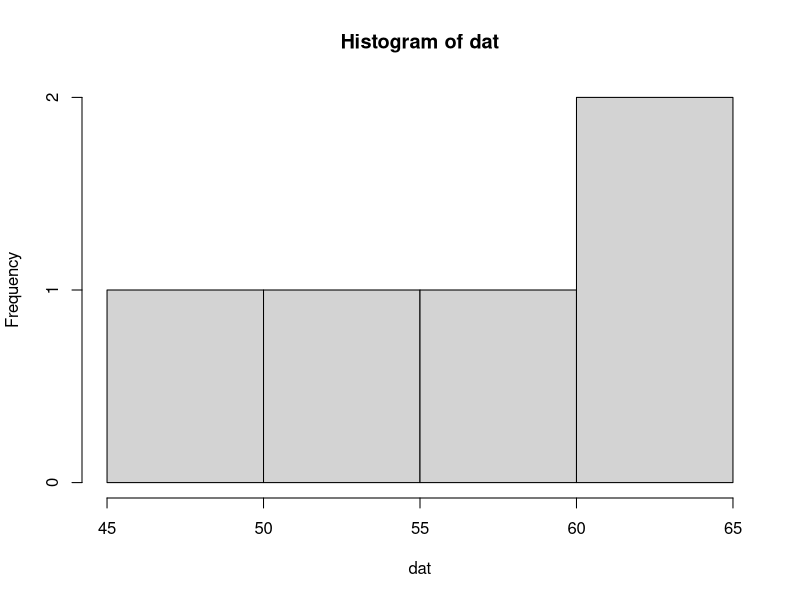
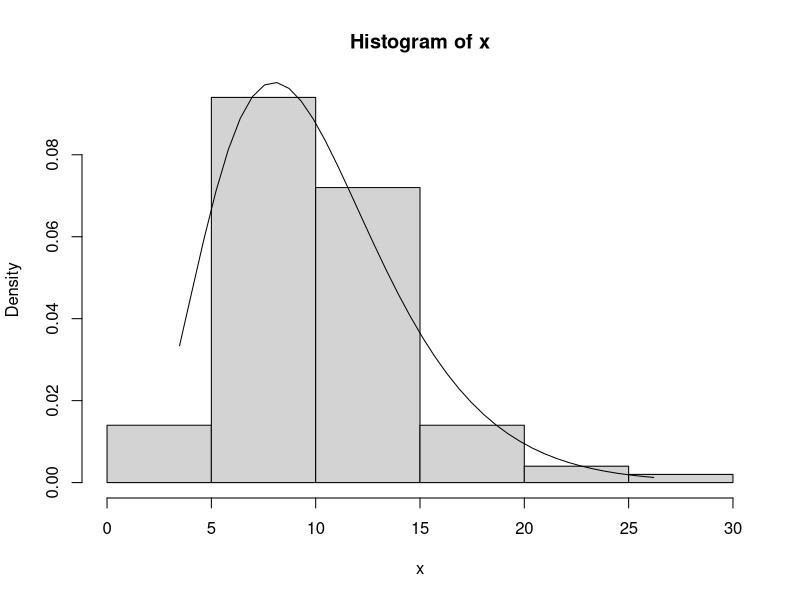
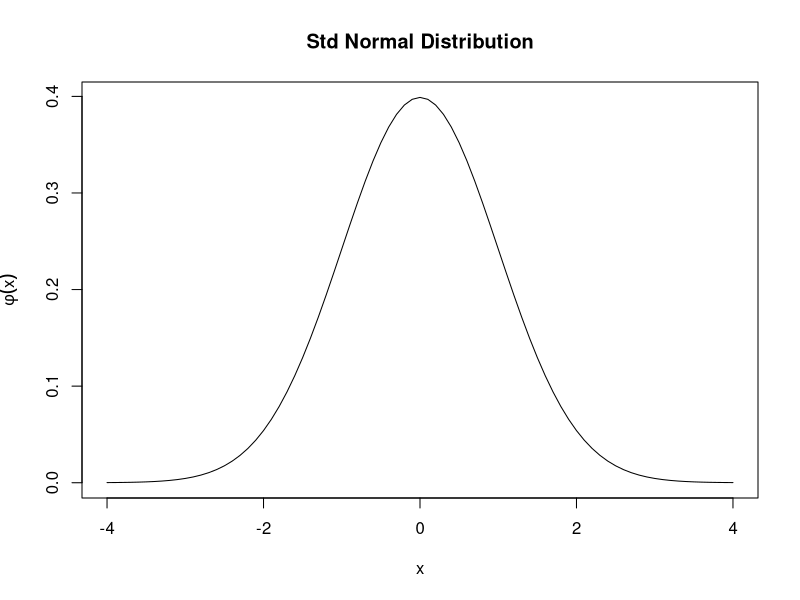
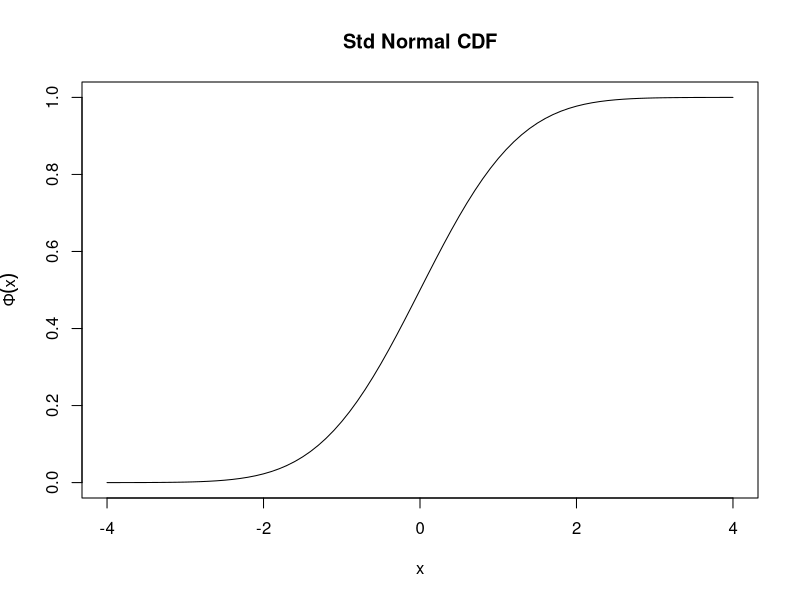
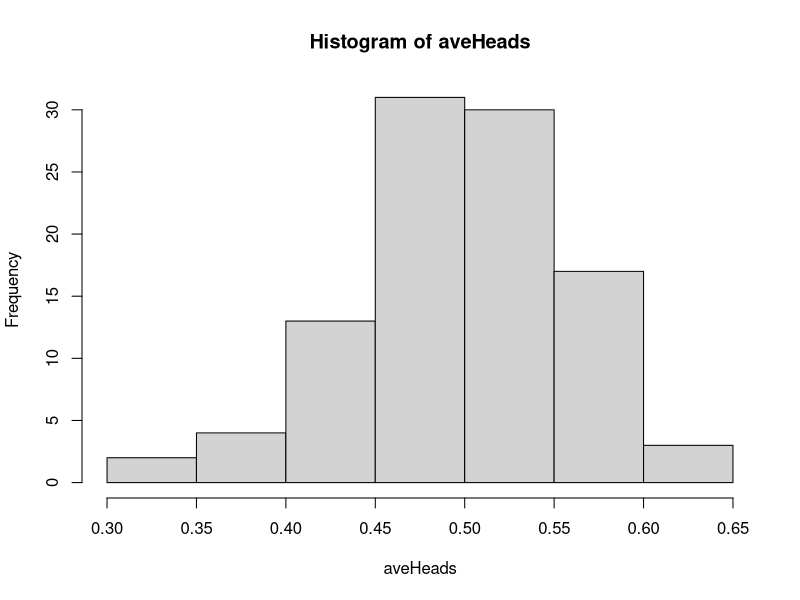

R code for these plots, in order:
## ---- chunk 1
set.seed(10)
# generate 5 observations from a N(60, 10^2)
dat <- round(rnorm(5, mean=60, sd=10), 1)
# summary info : quantiles and mean/median
summary(dat)
# histogram 
hist(dat)
## ---- chunk 2
x <- rchisq(100, 10)    # 100 samples of chi-squared 10
h <- hist(x, freq=FALSE)  # create histogram

# superimpose chisq density over histogram
xfit <- seq(min(x), max(x), length=40)
yfit <- dchisq(xfit, 10)    # chisq density
lines(xfit, yfit)
## ---- chunk 3
x <- seq(-4, 4, by=0.1)
# pdf
plot(x, dnorm(x), type="l", main="Std Normal Distribution", ylab=expression(paste(phi(x))))
# cdf
plot(x, pnorm(x), type="l", main="Std Normal CDF", xlab="x", ylab=expression(paste(Phi(x))))
## ---- chunk 4
# X ~ N(5,3)        
# evaluate P(X<6)
pnorm(6, mean=5, sd=sqrt(3))
# evaluate P(4<X<6)
pnorm(6, mean=5, sd=sqrt(3)) - pnorm(4, mean=5, sd=sqrt(3))
## ---- chunk 5
# flipping a coin 60 times 
set.seed(3)
totalHeads <- rbinom(100, 60, 0.5) 
aveHeads <- totalHeads / 60;
hist(aveHeads)
